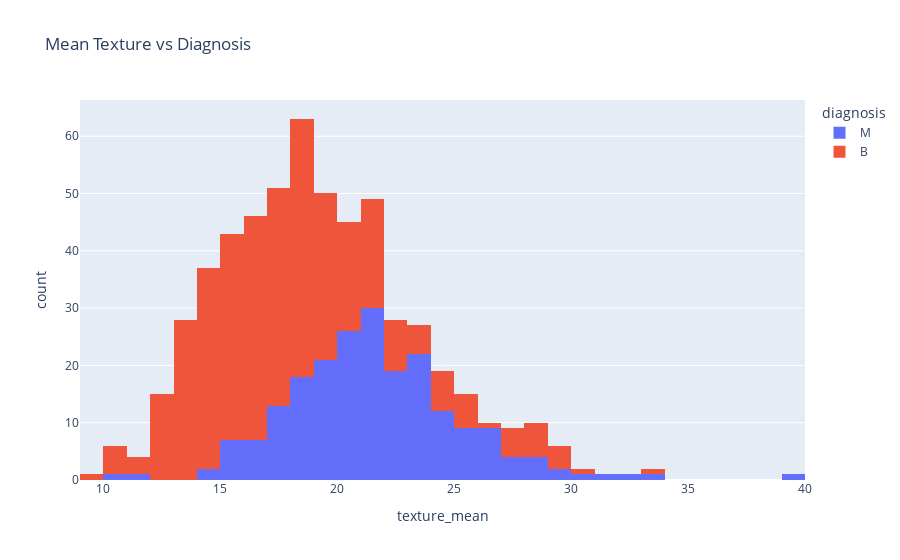

The code cell stored with this chart in its notebook:
### Code cell
px.histogram(raw_df, x = 'texture_mean', title = 'Mean Texture vs Diagnosis', color = 'diagnosis')

### Figure 1 — Plotly figure (JSON) as saved in the notebook; plotly's stock layout.template omitted (floating-point values rounded to 4 significant figures; data arrays with more than 128 entries replaced by an {"elided": "..."} marker saying what was removed)
{"data": [{"alignmentgroup": "True", "bingroup": "x", "hovertemplate": "diagnosis=M<br>texture_mean=%{x}<br>count=%{y}<extra></extra>", "legendgroup": "M", "marker": {"color": "#636efa", "pattern": {"shape": ""}}, "name": "M", "offsetgroup": "M", "orientation": "v", "showlegend": true, "type": "histogram", "x": {"elided": "212 float values"}, "xaxis": "x", "yaxis": "y"}, {"alignmentgroup": "True", "bingroup": "x", "hovertemplate": "diagnosis=B<br>texture_mean=%{x}<br>count=%{y}<extra></extra>", "legendgroup": "B", "marker": {"color": "#EF553B", "pattern": {"shape": ""}}, "name": "B", "offsetgroup": "B", "orientation": "v", "showlegend": true, "type": "histogram", "x": {"elided": "357 float values"}, "xaxis": "x", "yaxis": "y"}], "layout": {"barmode": "relative", "legend": {"title": {"text": "diagnosis"}, "tracegroupgap": 0}, "title": {"text": "Mean Texture vs Diagnosis"}, "xaxis": {"anchor": "y", "domain": [0, 1], "title": {"text": "texture_mean"}}, "yaxis": {"anchor": "x", "domain": [0, 1], "title": {"text": "count"}}}}
